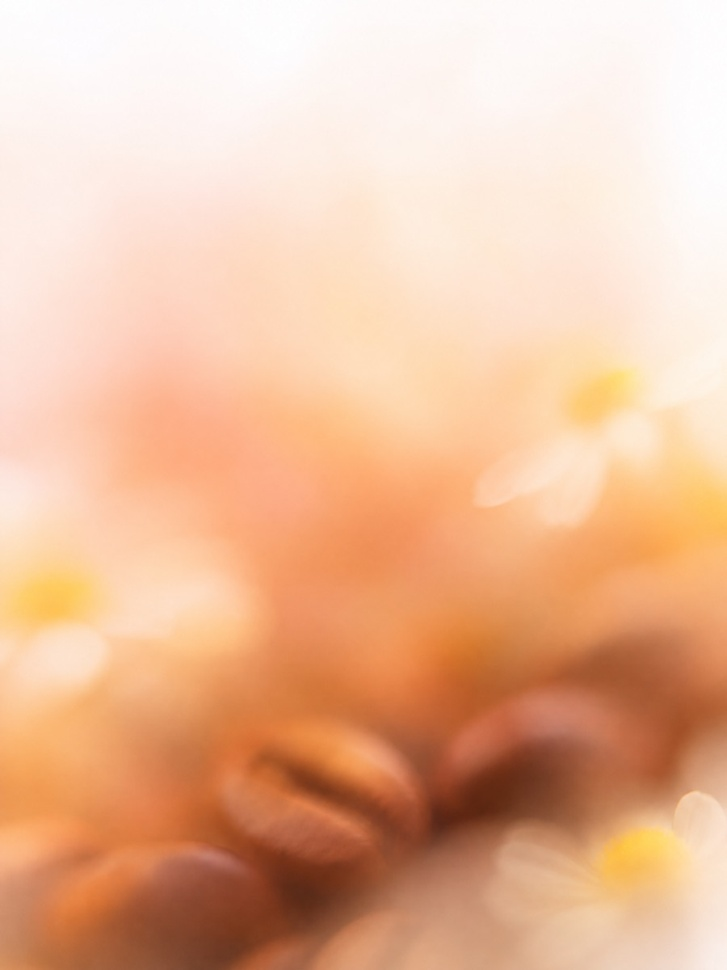
#> input picture assets/bean_qinglan_hi.jpg, 727 x 970 px, shrunk from 900 x 1200 before the run
$ python make_layers.py ../assets/bean_qinglan_hi.jpg ../assets/bean_qinglan_hi.jpg
#> lines starting #> are read from the running program, lines starting #| are printed output that depends on the picture
#!/usr/bin/env python3
"""把白底素材图处理成透明底贴纸层：洪水填充去除外缘白色，保留贴纸白边。

用法：python3 scripts/make_layers.py <输入图> <输出png>
"""
import sys
from collections import deque
from PIL import Image


def flood_transparent(img: Image.Image, tol: int = 28) -> Image.Image:
#> called with tol = 28
    img = img.convert("RGBA")
    w, h = img.size
#> w = 727; h = 970
    px = img.load()
    # 采样四角作为背景色基准（取平均）
    corners = [px[0, 0], px[w - 1, 0], px[0, h - 1], px[w - 1, h - 1]]
#> corners = [(254, 254, 254, 255), (253, 253, 253, 255), (216, 148, 99, 255), (249, 240, 235, 255)]
    bg = tuple(sum(c[i] for c in corners) // 4 for i in range(3))
#> bg = (243, 223, 210)

    def is_bg(p):
        return abs(p[0] - bg[0]) <= tol and abs(p[1] - bg[1]) <= tol and abs(p[2] - bg[2]) <= tol

    visited = bytearray(w * h)
    q = deque()
    for x in range(w):
        for y in (0, h - 1):
            if is_bg(px[x, y]) and not visited[y * w + x]:
                visited[y * w + x] = 1
                q.append((x, y))
    for y in range(h):
        for x in (0, w - 1):
            if is_bg(px[x, y]) and not visited[y * w + x]:
                visited[y * w + x] = 1
                q.append((x, y))
    while q:
        x, y = q.popleft()
        px[x, y] = (px[x, y][0], px[x, y][1], px[x, y][2], 0)
        for nx, ny in ((x+1, y), (x-1, y), (x, y+1), (x, y-1)):
            if 0 <= nx < w and 0 <= ny < h and not visited[ny * w + nx] and is_bg(px[nx, ny]):
                visited[ny * w + nx] = 1
                q.append((nx, ny))
    return img


def trim(img: Image.Image, pad: int = 12) -> Image.Image:
#> called with pad = 12
    bbox = img.getchannel("A").getbbox()
#> bbox = (0, 0, 727, 970)
    if not bbox:
        return img
    l, t, r, b = bbox
#> l = 0; t = 0; r = 727; b = 970
    l = max(0, l - pad); t = max(0, t - pad)
    r = min(img.width, r + pad); b = min(img.height, b + pad)
    return img.crop((l, t, r, b))
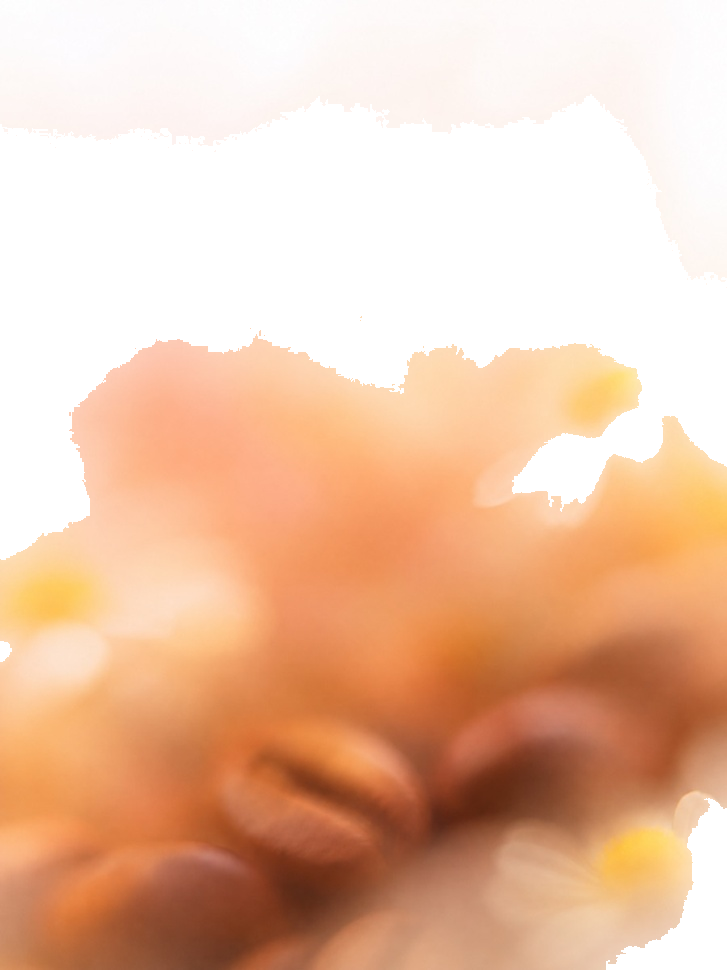
#> returned value: PIL image 727x970 RGBA; mean R, G, B, A 234.1, 186.8, 155.4, 184; transparent parts drawn white


if __name__ == "__main__":
    src, dst = sys.argv[1], sys.argv[2]
    out = trim(flood_transparent(Image.open(src)))
    out.save(dst)
    print(f"{dst}  {out.size[0]}x{out.size[1]}")
#| ../assets/bean_qinglan_hi.jpg  727x970
